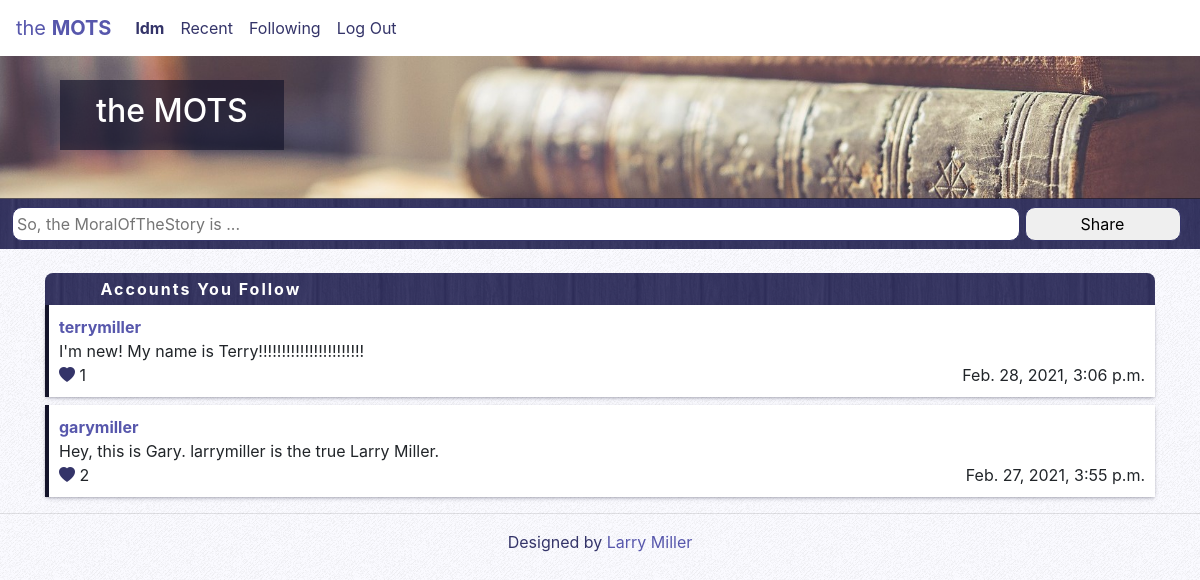
The page /following (signed in) on the database its author committed.
### network/models.py (models this page shows, shortened)
class User(AbstractUser):
    pass

class Post(models.Model):
    poster = models.ForeignKey(User, on_delete=models.CASCADE, related_name="posts", null=True)
    content = models.CharField(max_length=500, null=True)
    time = models.DateTimeField(auto_now_add=True, null=True)

### network/views.py (the view)
# urls.py: path("following", views.following, name="following"),
@login_required(login_url='login')
def following(request):
    followings = Follow.objects.filter(follower=request.user, is_following=True)
    followedAccounts = []
    for following in followings:
        followedAccounts.append(following.account)
    posts = Post.objects.filter(poster__in=followedAccounts).order_by('-time')
    activePosts = {}
    isLiked = {}
    likeIds = {}
    for post in posts:
        isLiked[post] = False
        if Like.objects.filter(postId=post.id, liker=request.user).count() > 0:
            currentLike = Like.objects.get(postId=post.id, liker=request.user)
            likeIds[post.id] = currentLike.id
        if Like.objects.filter(postId=post.id, liker=request.user, is_liked=True).count() > 0:
            isLiked[post] = True
        count = Like.objects.filter(postId=post.id, is_liked=True).count()
        activePosts[post] = count
    p = Paginator(posts, 10)
    page_num = request.GET.get('page', 1)
    try:
        page = p.page(page_num)
    except EmptyPage:
        page = p.page(1)
    return render(request, "network/following.html", {"activePosts": activePosts, "page": page, "isLiked": isLiked, "likeIds": likeIds})

### network/templates/network/following.html (shortened to what this page needs)
{% extends "network/layout.html" %}
{% block body %}
{% if user.is_authenticated %}
    <div class="bannerbox">
        <br>
        <div class="bannerheader">
            <h2>the MOTS</h2>
        </div>
        <br>
        <br>
    </div>
    <div class="shareform">
        <form class="shareform" style="display: inline; padding: 1%;" action='{% url "newpost" %}' method="POST">
            <input type="text" style="width: 84%;" maxlength=500 name="content" placeholder="So, the MoralOfTheStory is ...">
            <input type="submit" style="width: 13%;" value="Share">
        </form>
    </div>
    <br>
{% endif %}
<div class="container">
    <div class="postsheading">Accounts You Follow</div>
    {% for k in page %}
        <div class="simplebox">
            <a href="{% url 'profile' k.poster %}"><b>{{ k.poster }}</b></a>
            <p style="display: block;" id="postcontent{{ k.id }}">{{ k.content }}</p>
            <div class="row">
                <div class="col-3">
                    {% for post, bool in isLiked.items %}
                        {% if post == k and bool %}
                            <span onclick="Like('{{ k.id }}')"><i class="bi bi-heart-fill" id="likebutton{{ k.id }}"></i></span>
                            <span id="likecounter{{ k.id }}">
                                {% for currentPost, likeCount in activePosts.items %}
                                    {% if currentPost == k %}
                                        {{ likeCount }}
                                    {% endif %}
                                {% endfor %}
                            </span>
                        {% endif %}
                    {% endfor %}
                </div>
                <div class="col-9">
                    <p class="posttime">{{ k.time }}</p>
                </div>
            </div>
        </div>
    {% endfor %}
</div>
{% endblock %}

### network/templates/network/layout.html (shortened to what this page needs)
{% load static %}
<!DOCTYPE html>
<html lang="en">
    <head>
        <link rel="stylesheet" href="https://stackpath.bootstrapcdn.com/bootstrap/4.4.1/css/bootstrap.min.css">
        <link rel="stylesheet" href="https://cdn.jsdelivr.net/npm/bootstrap-icons@1.3.0/font/bootstrap-icons.css">
        <link href="{% static 'network/styles.css' %}" rel="stylesheet">
    </head>
    <body>
        <nav class="navbar navbar-expand">
            <a class="navbar-brand" href="/">the <b>MOTS</b></a>
            <div>
              <ul class="navbar-nav mr-auto">
                {% if user.is_authenticated %}
                    <li class="nav-item">
                        <strong><a class="nav-link" href="{% url 'profile' user.username %}" id="profileLink">{{ user.username }}</a></strong>
                    </li>
                {% endif %}
                <li class="nav-item">
                  <a class="nav-link" href="{% url 'index' %}">Recent</a>
                </li>
                {% if user.is_authenticated %}
                    <li class="nav-item">
                        <a class="nav-link" href="{% url 'following' %}">Following</a>
                    </li>
                    <li class="nav-item">
                        <a class="nav-link" href="{% url 'logout' %}">Log Out</a>
                    </li>
                {% endif %}
              </ul>
            </div>
          </nav>
        <div class="body">
            {% block body %}
            {% endblock %}
        </div>
        <hr>
        <div class="footer">
            <p>Designed by <a href="https://github.com/larrymillerprogramming">Larry Miller</a></p>
        </div>
    </body>
</html>

### network/static/network/styles.css (style rules this page uses)
body { background-color: #fafaff; background-image: url('groovepaper.png') !important; background-attachment: fixed; word-wrap: break-word; }
h2 { text-align: center; color: #ffffff; }
p { margin: 0; }
a { color: #5757ac; transition-duration: 0.25s; }
.navbar { position: sticky; top: 0; z-index: 1; background-color: #ffffff; }
.nav-link { color: #343469; }
.bannerbox { color: #ffffff; background-color: #9c894d; background-image: url('booksbanner.jpg') !important; background-position: center; background-repeat: no-repeat; background-size: cover; border-bottom: 1px solid #14142aaa; }
.bannerheader { color: #ffffff; background-color: #14142aaa; padding: 1% 3% 1% 3%; margin-left: 5%; width: fit-content; }
.shareform { padding-top: 8px; padding-bottom: 8px; background-color: #5757ac; background-image: url('dark-wood.png') !important; }
.simplebox { background-color: #ffffff; border-left: 4px solid #14142a; box-shadow: rgba(50, 50, 93, 0.25) 0px 2px 5px -1px, rgba(0, 0, 0, 0.3) 0px 1px 3px -1px; padding: 10px; margin-bottom: 8px; }
.postsheading { background-color: #5757ac; background-image: url('dark-wood.png') !important; border-radius: 8px 8px 0px 0px; color: #ffffff; font-weight: bold; letter-spacing: 2px; padding: 4px 4px 4px 5%; }
.posttime { text-align: right; }
input { padding: 4px; border: 1px solid #343469; border-radius: 10px; }
.bi-heart-fill { color: #343469; }
.footer { color: #343469; text-align: center; padding-bottom: 10px; }

### rows shown on the page
User: username "ldm"
Post: poster "terrymiller", content "I'm new! My name is Terry!!!!!!!!!!!!!!!!!!!!!!!", likeCount "1", time "Feb. 28, 2021, 3:06 p.m."
Post: poster "garymiller", content "Hey, this is Gary. larrymiller is the true Larry Miller.", likeCount "2", time "Feb. 27, 2021, 3:55 p.m."
